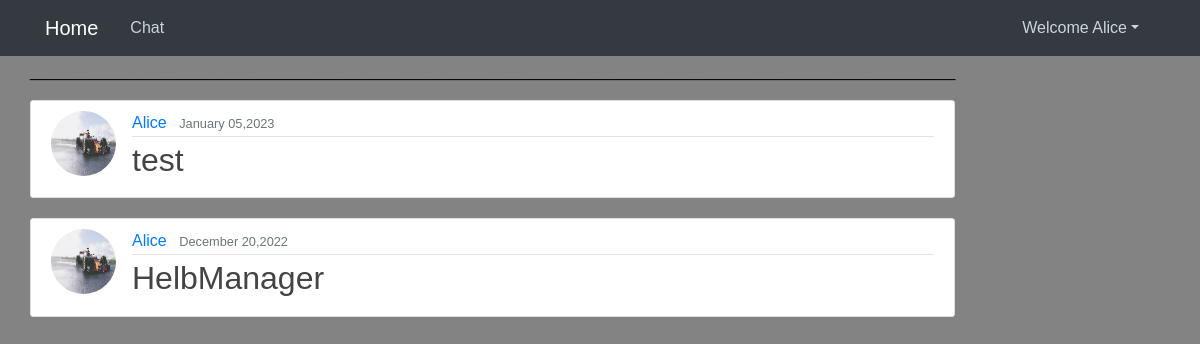
Page / (signed in) on the committed database.
### blog/models.py (models this page shows, shortened)
class Post(models.Model):
    date_posted = models.DateTimeField(default=timezone.now)
    author = models.ForeignKey(User, on_delete=models.CASCADE)
    title = models.CharField(max_length=100)
    contributor = models.CharField(max_length=100)
    status = models.TextField()
    tasks_subtasks =  models.TextField()
    priority =  models.TextField()
    class Meta:
        ordering = ['contributor']

### users/models.py (models this page shows, shortened)
class Profile(models.Model):
    user = models.OneToOneField(User, on_delete=models.CASCADE)
    image = models.ImageField(default='default.jpg', upload_to='profile_pics')

### blog/views.py (the view)
# urls.py: path('', PostListView.as_view(), name='blog-home'),
class PostListView(ListView):
    model = Post
    template_name = 'blog/home.html' # <app>/<model>_<viewtype>.html
    context_object_name = 'posts'
    ordering = ['-date_posted']

### blog/templates/Blog/home.html (shortened to what this page needs)
{% extends "blog/base.html" %}
{% block content %}
<p>________________________________________________________________________________________________________</p>
{% for post in posts %}
       <article class="media content-section">
        <img class="rounded-circle article-img" src="{{ post.author.profile.image.url}}">
  <div class="media-body">
    <div class="article-metadata">
      <a class="mr-2" href="#">{{ post.author }}</a>
      <small class="text-muted">{{ post.date_posted|date:"F d,Y" }}</small>
    </div>
              <h2><a class="article-title" href="{% url 'post-detail' post.id %}">{{ post.title }}</a></h2>
  </div>
</article>
{% endfor %}
{% endblock %}

### blog/templates/Blog/base.html (shortened to what this page needs)
{% load static %}
<!DOCTYPE html>
<html lang="en">
<head>
    <link href="https://cdn.jsdelivr.net/npm/bootstrap@4.0.0/dist/css/bootstrap.min.css"
 rel="stylesheet">
    <link rel="stylesheet" type="text/css" href="{% static 'blog/main.css' %}">
</head>
<body>
<header class="site-header">
    <nav class="navbar navbar-expand-md navbar-dark bg-dark fixed-top">
        <div class="container">
            <a class="navbar-brand mr-4" href="{% url 'blog-home' %}">Home</a>
            <div class="collapse navbar-collapse" id="navbarToggle">
                <div class="navbar-nav mr-auto">
                <a class="nav-item nav-link" href="{% url 'blog-about' %}"> Chat</a>
                </div>
                <div class="navbar-nav">
                    {% if user.is_authenticated %}
                    <ul class="navbar-nav mr-2">
                        <li class="nav-item dropdown">
                        <a class="nav-link dropdown-toggle" href='#' id="navbarDropdown" role="button" data-toggle="dropdown"> Welcome {{request.user}}</a>
                    {% else %}
                    <a class="nav-item nav-link" href="{% url 'login' %}">Login</a>
                    <a class="nav-item nav-link" href="{% url 'register' %}">Register</a>
                    {% endif %}
            </div>
        </div>
    </nav>
</header>
<main role="main" class="container">
    <div class="row">
        <div class="col-md-20">
            {% block content %}{% endblock %}
        </div>
    </div>
</main>
</body>
</html>

### blog/static/blog/main.css (style rules this page uses)
* { margin: 0; padding: 0; box-sizing: border-box; }
body { background: #838383; color: #000000; margin-top: 5rem; margin: 0; }
header { display: flex; justify-content: center; align-items: center; height: 60px; }
h1, h2, h3, h4, h5, h6 { color: #444444; }
ul { margin: 0; }
.site-header .navbar-nav .nav-link { color: #cbd5db; }
.content-section { background: #ffffff; padding: 10px 20px; border: 1px solid #dddddd; border-radius: 3px; margin-bottom: 20px; }
.article-title { color: #444444; }
.article-img { height: 65px; width: 65px; margin-right: 16px; }
.article-metadata { padding-bottom: 1px; margin-bottom: 4px; border-bottom: 1px solid #e3e3e3 }
body { font-family: Arial, sans-serif; }

### rows in the picture
Post: author.profile.image (picture), author "Alice", date_posted "January 05,2023", title "test"
Post: author.profile.image (picture), author "Alice", date_posted "December 20,2022", title "HelbManager"

### other values in the picture
{{ request.user }} "Alice"
